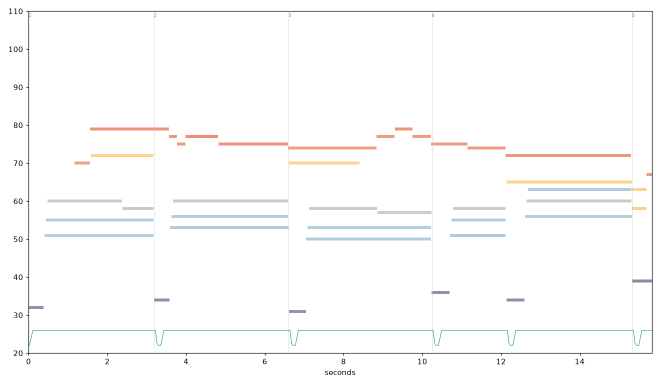
#> input picture music/candidates/arranger/roll_01_intro.png, 1320 x 770 px, given in place of roll_02_verse1.png_mask.png, which was not available (shown at 1/2 size)
$ python crop_sheet.py ../../music/candidates/arranger ../../music/candidates/arranger/roll_02_verse1.png ../../music/candidates/arranger/roll_02_verse1.png ../../music/candidates/arranger/roll_02_verse1.png
#> lines starting #> are read from the running program, lines starting #| are printed output that depends on the picture; after the words box and inside, x2 and y2 are one past the last pixel; in counts of white or black regions, pixels touching at a corner belong together; pictures that were not available may be replaced by others from this repository, and a replacement may not be noted
import sys, os, numpy as np
from PIL import Image, ImageDraw
d = sys.argv[1]; out = sys.argv[2]; shots = sys.argv[3].split(','); vs = sys.argv[4].split(',')
rows = []
for s in shots:
    m = np.array(Image.open(os.path.join(d, s + '_mask.png')).convert('L')) > 170
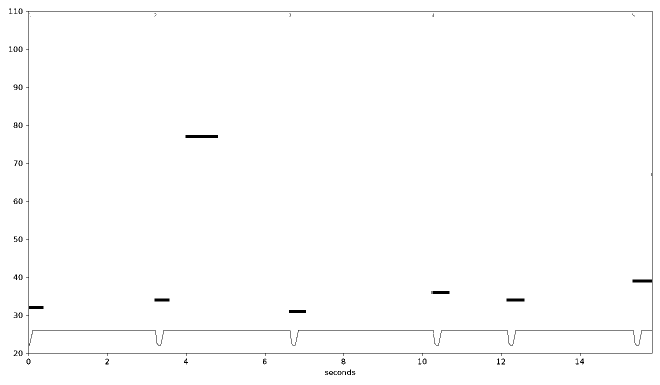
#> m: shape (770, 1320) bool (shown at 1/2 size); 99.2% white; black in thin lines or dots
    ys, xs = np.nonzero(m); x0, x1, y0, y1 = xs.min(), xs.max(), ys.min(), ys.max()
#> after `x0, x1, y0, y1 = (xs.min(), xs.max(), ys.min(), ys.max())`: x0 = 0; x1 = 1319; y0 = 0; y1 = 769
    pad = 20; box = (max(0, x0 - pad), max(0, y0 - pad), min(1920, x1 + pad), min(1080, y1 + pad))
#> after `box = (max(0, x0 - pad), max(0, y0 - pad), min(1920, x1 + pad), min(10`: box = (0, 0, 1339, 789)
    tiles = []
    for v in vs:
        f = os.path.join(d, s + ('_' + v if v != '-' else '') + '.png')
        if not os.path.exists(f): continue
        im = Image.open(f).convert('RGB').crop(box); sc = 620 / im.width; im = im.resize((620, max(1, int(im.height * sc))))
        ImageDraw.Draw(im).text((4, 4), s + ' ' + v, fill=(255, 255, 0)); tiles.append(im)
    if tiles:
        h = max(t.height for t in tiles); row = Image.new('RGB', (620 * len(tiles), h)); [row.paste(t, (620 * i, 0)) for i, t in enumerate(tiles)]; rows.append(row)
#> (the run stopped early here; a loop or call above may not have finished)

$ run again, on music/candidates/arranger/roll_03_pre1.png
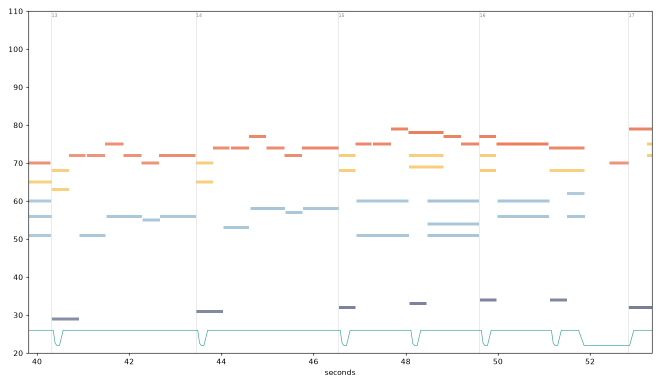
#> input picture music/candidates/arranger/roll_03_pre1.png, 1320 x 770 px, given in place of roll_03_pre1.png_mask.png, which was not available (shown at 1/2 size)
#> `m = np.array(Image.open(os.path.join(d, s + '_mask.png')).convert('L')..`:
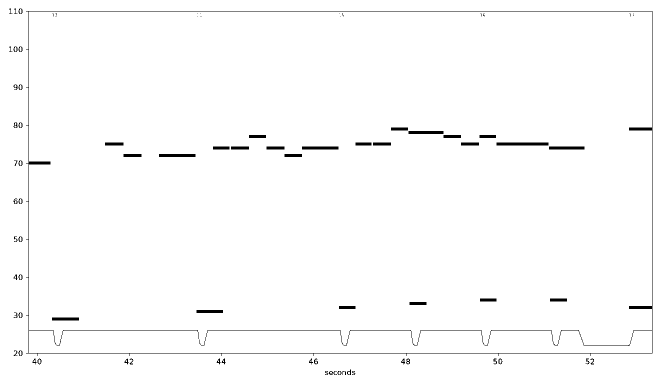
#> m: shape (770, 1320) bool (shown at 1/2 size); 98.6% white; 86 black regions (18 under 20 px), largest, box (x1, y1, x2, y2) and area: (52, 22, 1305, 712) 6333, (993, 285, 1097, 291) 624, (604, 293, 677, 299) 438
#> x0 = 0; x1 = 1319; y0 = 0; y1 = 769
#> box = (0, 0, 1339, 789)

$ run again, on music/candidates/arranger/roll_04_chorus1.png
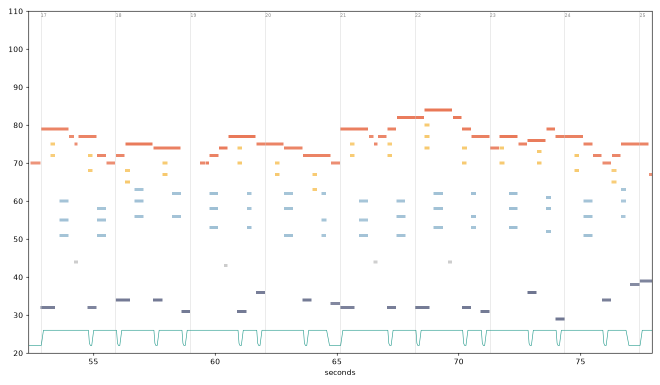
#> input picture music/candidates/arranger/roll_04_chorus1.png, 1320 x 770 px, given in place of roll_04_chorus1.png_mask.png, which was not available (shown at 1/2 size)
#> `m = np.array(Image.open(os.path.join(d, s + '_mask.png')).convert('L')..`:
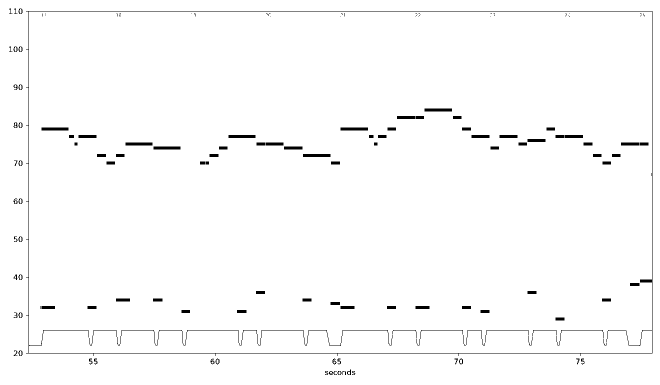
#> m: shape (770, 1320) bool (shown at 1/2 size); 98.4% white; 142 black regions (32 under 20 px), largest, box (x1, y1, x2, y2) and area: (52, 22, 1305, 712) 4412, (178, 660, 785, 692) 1057, (849, 217, 904, 223) 330
#> x0 = 0; x1 = 1319; y0 = 0; y1 = 769
#> box = (0, 0, 1339, 789)

$ run again, on music/candidates/arranger/roll_05_verse2.png
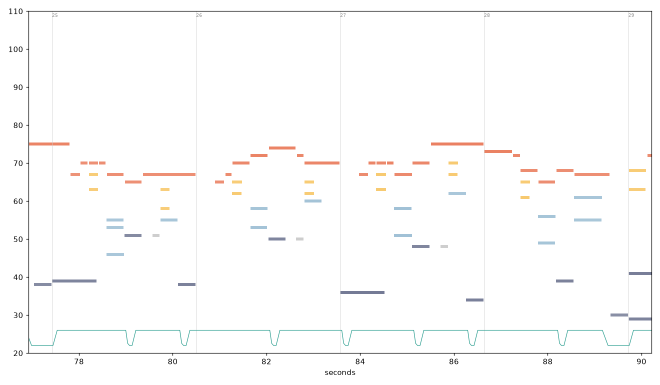
#> input picture music/candidates/arranger/roll_05_verse2.png, 1320 x 770 px, given in place of roll_05_verse2.png_mask.png, which was not available (shown at 1/2 size)
#> `m = np.array(Image.open(os.path.join(d, s + '_mask.png')).convert('L')..`:
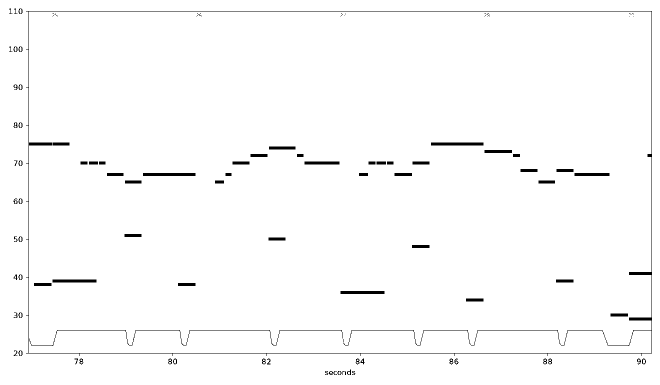
#> m: shape (770, 1320) bool (shown at 1/2 size); 98.4% white; 101 black regions (20 under 20 px), largest, box (x1, y1, x2, y2) and area: (52, 22, 1304, 712) 6467, (862, 285, 967, 291) 630, (286, 346, 391, 352) 630
#> x0 = 0; x1 = 1319; y0 = 0; y1 = 769
#> box = (0, 0, 1339, 789)
